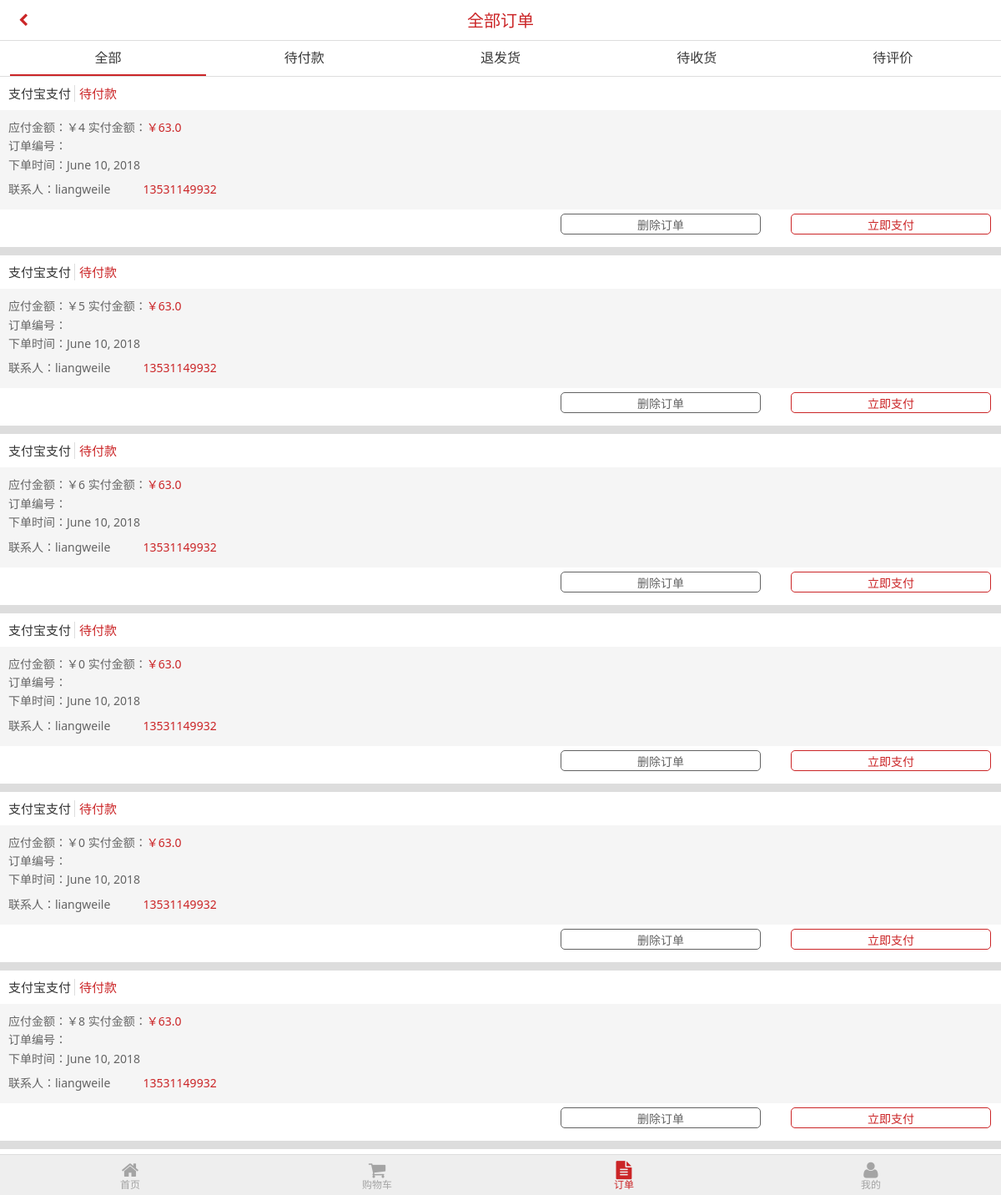
The app's page /allorder.html (signed in), older data.
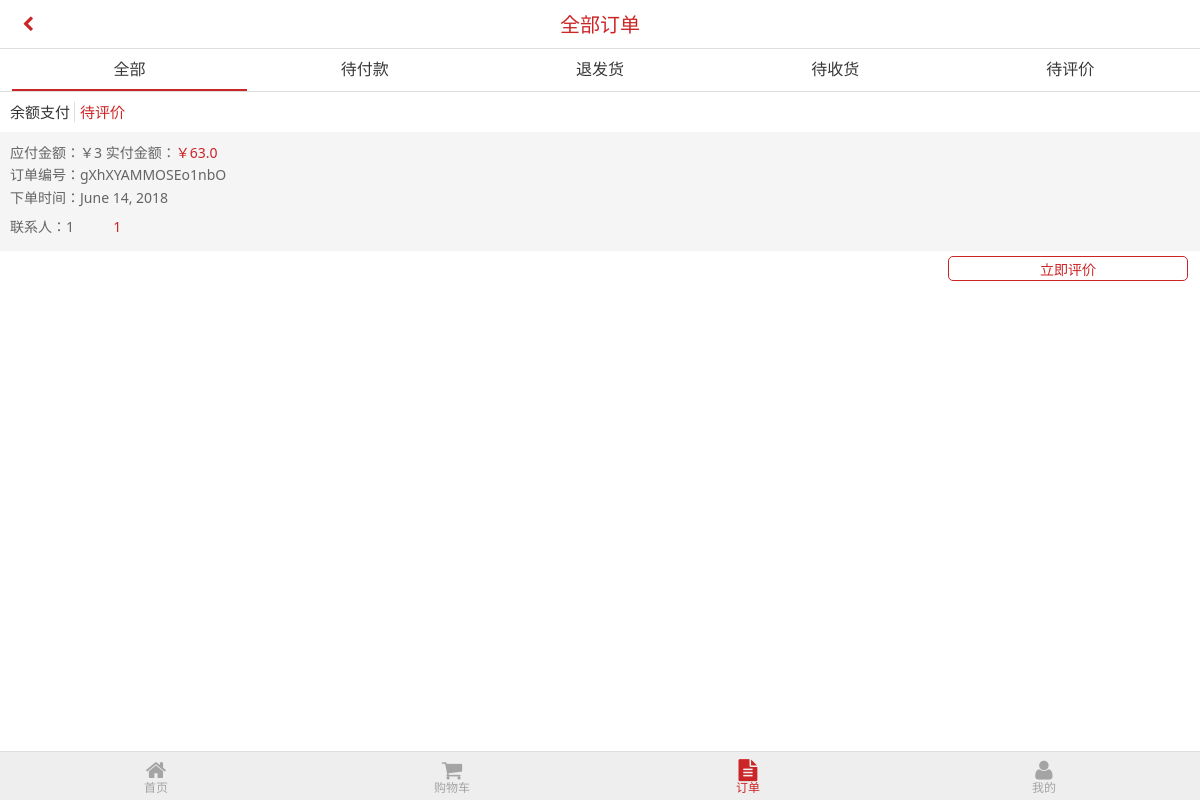
The same page, newer data.
### Shop/models.py (models this page shows, shortened)
class order(models.Model):
    pay_method = models.CharField(max_length=159, default='')
    order_id = models.CharField(max_length=150, default='')
    statue = models.CharField(max_length=150, default='待付款')
    order_time = models.DateField(auto_now=True)
    order_price = models.IntegerField(default=0)
    order_price_pay = models.IntegerField(default=0)
    user = models.ForeignKey(settings.AUTH_USER_MODEL, on_delete=models.CASCADE)
    order_pk = models.ForeignKey(consignee, on_delete=models.CASCADE, null=True, blank=True)

class consignee(models.Model):
    consignee_id = models.CharField(max_length=150, default='')
    consignee_sign = models.BooleanField(default=False)
    consignee_name = models.CharField(max_length=150, default='')
    consignee_address = models.CharField(max_length=150, default='')
    consignee_phone = models.CharField(max_length=150, default='')
    user = models.ForeignKey(settings.AUTH_USER_MODEL, on_delete=models.CASCADE)
    def __str__(self):
        return self.consignee_name

### Shop/views.py (the view)
# urls.py: path('allorder.html', views.allorder),
@login_required
def allorder(req):
    if req.POST:
        user = User.objects.get(username=req.user.username)
        statue = req.POST['statue']
        orders = user.order_set.filter(statue=statue)
        return render(req, 'allorder.html',{"orders":orders,"statue":req.POST['statue']})
    user = User.objects.get(username=req.user.username)
    orders = user.order_set.all()
    return render(req, 'allorder.html', {'orders': orders,"statue":"全部"} )

### templates/allorder.html (shortened to what this page needs)
{% load static %}
<!DOCTYPE html>
<html>
	<head>
		<link href="{% static 'css/amazeui.min.css'%}" rel="stylesheet" type="text/css" />
		<link href="{% static 'css/style.css'%}" rel="stylesheet" type="text/css" />
		<link href="{% static 'css/check.css'%}" rel="stylesheet" type="text/css" />
	</head>
	<body>
		<header data-am-widget="header" class="am-header am-header-default sq-head ">
			<div class="am-header-left am-header-nav">
				<a href="javascript:history.back()" class="">
					<i class="am-icon-chevron-left"></i>
				</a>
			</div>
			<h1 class="am-header-title">
  	            <a href="" class="">全部订单</a>
            </h1>
	    </header>
	    <div style="height: 49px;"></div>
		{% if statue == "全部" %}
		<ul class="order-style">
	    	<li class="current"><a href="allorder.html">全部</a></li>
	    	<li class=""><a href="javascript:post('待付款')">待付款</a></li>
	    	<li class=""><a href="javascript:post('退发货')">退发货</a></li>
	    	<li class=""><a href="javascript:post('待收货')">待收货</a></li>
	    	<li class=""><a href="javascript:post('待评价')">待评价</a></li>
	    </ul>
		{% endif %}
		{% for order in orders%}
		{% if order.statue == "待付款" %}
	    <div class="c-comment">
			<span class="c-comment-num">支付宝支付</span>
			<span class="c-comment-suc">待付款</span>
		</div>
		<div class="c-comment-list" style="border: 0;">
			<a href="javascript:orderdetail('{{order.order_id}}')">
			<p>应付金额：￥{{order.order_price}}     实付金额：<span>￥63.0</span></p>
			<p>订单编号：{{order.order_id}}</p>
			<p>下单时间：{{order.order_time}}</p>
			<p>联系人：{{order.order_pk}}       <span><i class="iconfont">&#xe603</i>{{order.order_pk.consignee_phone}}</span></p>
            </a>
		</div>
		<div class="c-com-btn">
			<a href="javascript:pay('{{order.order_id}}')" class="oncepay">立即支付</a>
			<a href="javascript:del('{{order.order_id}}')" class="canelpay">删除订单</a>
		</div>
		<div class="clear"></div>
		{% endif %}
		{% if order.statue == "待评价" %}
		<div class="c-comment">
			<span class="c-comment-num">余额支付</span>
			<span class="c-comment-suc"> 待评价</span>
		</div>
		<div class="c-comment-list" style="border: 0;">
			<a href="javascript:orderdetail('{{order.order_id}}')">
			<p>应付金额：￥{{order.order_price}}     实付金额：<span>￥63.0</span></p>
			<p>订单编号：{{order.order_id}}</p>
			<p>下单时间：{{order.order_time}}</p>
			<p>联系人：{{order.order_pk}}       <span><i class="iconfont">&#xe603</i>{{order.order_pk.consignee_phone}}</span></p>
            </a>
		</div>
		<div class="c-com-btn">
			<a href="javascript:postcomment('{{order.order_id}}')" class="oncepay">立即评价</a>
		</div>
		{% endif %}
		{% endfor %}
 <div style="height:55px;"></div>
 <div data-am-widget="navbar" class="am-navbar am-cf am-navbar-default sq-foot am-no-layout" id="">
      <ul class="am-navbar-nav am-cf am-avg-sm-5">
          <li>
            <a href="index.html" class="">
                <span class="am-icon-home"></span>
                <span class="am-navbar-label">首页</span>
            </a>
          </li>
          <li>
            <a href="shopcart.html" class="">
                <span class="am-icon-shopping-cart"></span>
                <span class="am-navbar-label">购物车</span>
            </a>
          </li>
          <li>
            <a href="allorder.html" class="curr">
                <span class="am-icon-file-text"></span>
                <span class="am-navbar-label">订单</span>
            </a>
          </li>
          <li>
            <a href="member.html" class="">
                <span class="am-icon-user"></span>
                <span class="am-navbar-label">我的</span>
            </a>
          </li>
      </ul>
</div>
	</body>
</html>

Row changes from the older to the newer data that the page shows:
removed order: order_price "4", order_time "June 10, 2018", order_pk "liangweile", order_pk.consignee_phone "13531149932"
removed order: order_price "5", order_time "June 10, 2018", order_pk "liangweile", order_pk.consignee_phone "13531149932"
removed order: order_price "6", order_time "June 10, 2018", order_pk "liangweile", order_pk.consignee_phone "13531149932"
removed order: order_price "0", order_time "June 10, 2018", order_pk "liangweile", order_pk.consignee_phone "13531149932"
removed order: order_price "0", order_time "June 10, 2018", order_pk "liangweile", order_pk.consignee_phone "13531149932"
removed order: order_price "8", order_time "June 10, 2018", order_pk "liangweile", order_pk.consignee_phone "13531149932"
added order: order_price "3", order_id "gXhXYAMMOSEo1nbO", order_time "June 14, 2018", order_pk "1", order_pk.consignee_phone "1"
